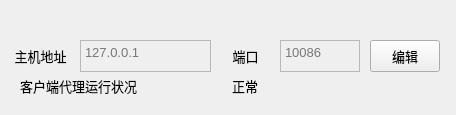
<?xml version="1.0" encoding="UTF-8"?>
<ui version="4.0">
 <class>Mainwindow</class>
 <widget class="QWidget" name="Mainwindow">
  <property name="geometry">
   <rect>
    <x>0</x>
    <y>0</y>
    <width>456</width>
    <height>115</height>
   </rect>
  </property>
  <property name="windowTitle">
   <string>Mainwindow</string>
  </property>
  <widget class="PlainTextEdit" name="Port_TextEdit">
   <property name="enabled">
    <bool>false</bool>
   </property>
   <property name="geometry">
    <rect>
     <x>280</x>
     <y>40</y>
     <width>80</width>
     <height>32</height>
    </rect>
   </property>
   <property name="font">
    <font>
     <family>Microsoft YaHei UI</family>
     <pointsize>10</pointsize>
     <weight>50</weight>
     <bold>false</bold>
    </font>
   </property>
   <property name="cursor" stdset="0">
    <cursorShape>IBeamCursor</cursorShape>
   </property>
   <property name="placeholderText">
    <string>10086</string>
   </property>
  </widget>
  <widget class="QLabel" name="Addr_Label">
   <property name="geometry">
    <rect>
     <x>0</x>
     <y>40</y>
     <width>81</width>
     <height>32</height>
    </rect>
   </property>
   <property name="font">
    <font>
     <family>Microsoft YaHei UI</family>
     <pointsize>10</pointsize>
     <weight>50</weight>
     <bold>false</bold>
    </font>
   </property>
   <property name="text">
    <string>主机地址</string>
   </property>
   <property name="alignment">
    <set>Qt::AlignCenter</set>
   </property>
  </widget>
  <widget class="QLabel" name="Port_Label">
   <property name="geometry">
    <rect>
     <x>220</x>
     <y>40</y>
     <width>51</width>
     <height>32</height>
    </rect>
   </property>
   <property name="font">
    <font>
     <family>Microsoft YaHei UI</family>
     <pointsize>10</pointsize>
     <weight>50</weight>
     <bold>false</bold>
    </font>
   </property>
   <property name="text">
    <string>端口</string>
   </property>
   <property name="alignment">
    <set>Qt::AlignCenter</set>
   </property>
  </widget>
  <widget class="QLabel" name="label_3">
   <property name="geometry">
    <rect>
     <x>20</x>
     <y>70</y>
     <width>191</width>
     <height>32</height>
    </rect>
   </property>
   <property name="font">
    <font>
     <family>Microsoft YaHei UI</family>
     <pointsize>10</pointsize>
     <weight>50</weight>
     <bold>false</bold>
    </font>
   </property>
   <property name="text">
    <string>客户端代理运行状况</string>
   </property>
  </widget>
  <widget class="PrimaryToolButton" name="Edit_Btn">
   <property name="geometry">
    <rect>
     <x>370</x>
     <y>40</y>
     <width>70</width>
     <height>32</height>
    </rect>
   </property>
   <property name="font">
    <font>
     <family>Microsoft YaHei UI</family>
     <pointsize>10</pointsize>
     <weight>50</weight>
     <bold>false</bold>
    </font>
   </property>
   <property name="text">
    <string>编辑</string>
   </property>
  </widget>
  <widget class="PlainTextEdit" name="Addr_TextEdit">
   <property name="enabled">
    <bool>false</bool>
   </property>
   <property name="geometry">
    <rect>
     <x>80</x>
     <y>40</y>
     <width>131</width>
     <height>32</height>
    </rect>
   </property>
   <property name="font">
    <font>
     <family>Microsoft YaHei UI</family>
     <pointsize>10</pointsize>
     <weight>50</weight>
     <bold>false</bold>
    </font>
   </property>
   <property name="cursor" stdset="0">
    <cursorShape>IBeamCursor</cursorShape>
   </property>
   <property name="placeholderText">
    <string>127.0.0.1</string>
   </property>
  </widget>
  <widget class="QLabel" name="Status_Label">
   <property name="geometry">
    <rect>
     <x>200</x>
     <y>70</y>
     <width>90</width>
     <height>32</height>
    </rect>
   </property>
   <property name="font">
    <font>
     <family>Microsoft YaHei UI</family>
     <pointsize>10</pointsize>
     <weight>50</weight>
     <bold>false</bold>
    </font>
   </property>
   <property name="text">
    <string>正常</string>
   </property>
   <property name="alignment">
    <set>Qt::AlignCenter</set>
   </property>
  </widget>
 </widget>
 <customwidgets>
  <customwidget>
   <class>ToolButton</class>
   <extends>QToolButton</extends>
   <header>qfluentwidgets</header>
  </customwidget>
  <customwidget>
   <class>PrimaryToolButton</class>
   <extends>ToolButton</extends>
   <header>qfluentwidgets</header>
  </customwidget>
  <customwidget>
   <class>PlainTextEdit</class>
   <extends>QPlainTextEdit</extends>
   <header>qfluentwidgets</header>
  </customwidget>
 </customwidgets>
 <resources/>
 <connections/>
</ui>
